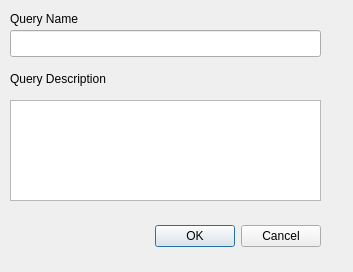
<?xml version="1.0" encoding="UTF-8"?>
<ui version="4.0">
 <class>Dialog_QueryDetails</class>
 <widget class="QDialog" name="Dialog_QueryDetails">
  <property name="geometry">
   <rect>
    <x>0</x>
    <y>0</y>
    <width>353</width>
    <height>272</height>
   </rect>
  </property>
  <property name="windowTitle">
   <string>Query Details</string>
  </property>
  <widget class="QDialogButtonBox" name="buttonBox">
   <property name="geometry">
    <rect>
     <x>110</x>
     <y>220</y>
     <width>211</width>
     <height>32</height>
    </rect>
   </property>
   <property name="orientation">
    <enum>Qt::Horizontal</enum>
   </property>
   <property name="standardButtons">
    <set>QDialogButtonBox::Cancel|QDialogButtonBox::Ok</set>
   </property>
  </widget>
  <widget class="QLineEdit" name="lineEdit_QueryName">
   <property name="geometry">
    <rect>
     <x>10</x>
     <y>30</y>
     <width>311</width>
     <height>27</height>
    </rect>
   </property>
  </widget>
  <widget class="QLabel" name="label">
   <property name="geometry">
    <rect>
     <x>10</x>
     <y>10</y>
     <width>181</width>
     <height>17</height>
    </rect>
   </property>
   <property name="text">
    <string>Query Name</string>
   </property>
  </widget>
  <widget class="QTextEdit" name="textEdit_description">
   <property name="geometry">
    <rect>
     <x>10</x>
     <y>100</y>
     <width>311</width>
     <height>101</height>
    </rect>
   </property>
  </widget>
  <widget class="QLabel" name="label_QueryDescription">
   <property name="geometry">
    <rect>
     <x>10</x>
     <y>70</y>
     <width>231</width>
     <height>17</height>
    </rect>
   </property>
   <property name="text">
    <string>Query Description</string>
   </property>
  </widget>
 </widget>
 <resources/>
 <connections>
  <connection>
   <sender>buttonBox</sender>
   <signal>accepted()</signal>
   <receiver>Dialog_QueryDetails</receiver>
   <slot>accept()</slot>
   <hints>
    <hint type="sourcelabel">
     <x>248</x>
     <y>254</y>
    </hint>
    <hint type="destinationlabel">
     <x>157</x>
     <y>274</y>
    </hint>
   </hints>
  </connection>
  <connection>
   <sender>buttonBox</sender>
   <signal>rejected()</signal>
   <receiver>Dialog_QueryDetails</receiver>
   <slot>reject()</slot>
   <hints>
    <hint type="sourcelabel">
     <x>316</x>
     <y>260</y>
    </hint>
    <hint type="destinationlabel">
     <x>286</x>
     <y>274</y>
    </hint>
   </hints>
  </connection>
 </connections>
</ui>
